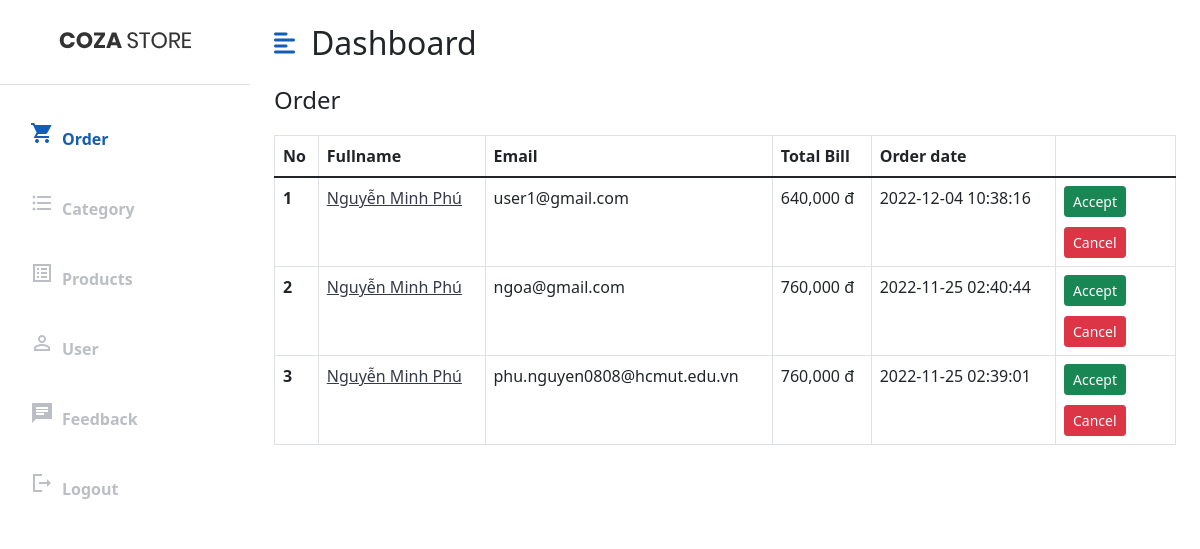
Screenshot of /OrderAdmin (signed in) with the database file from the repository.
### tables this page shows
CREATE TABLE `orders` (
  `id` int(11) NOT NULL,
  `fullname` varchar(100) NOT NULL,
  `email` varchar(100) NOT NULL,
  `phone` varchar(20) NOT NULL,
  `user_id` int(11) NOT NULL,
  `status` int(11) NOT NULL DEFAULT 0,
  `deleted` int(11) NOT NULL DEFAULT 0,
  `address` varchar(100) NOT NULL,
  `created_at` datetime DEFAULT NULL,
  `total_money` int(11) NOT NULL
);

### mvc/core/Controller.php (called while the page is built, shortened)
<?php
class Controller{
    public function view($view, $data=[]){
        require_once "mvc/views/". $view .".php";
    }
}
?>

### mvc/controllers/OrderAdmin.php (called while the page is built, shortened)
<?php
class OrderAdmin extends Controller{
    public $orderModel;
    public function __construct()
    {
        $this->orderModel = $this->model("OrderModel");
    }
    public function GetPage()
    {
        $allOrder = $this->orderModel->getAllOrder();
        $this->view("order/orderAdmin", [
            "allOrder" => $allOrder
        ]);
    }
}

### mvc/core/App.php (called while the page is built, shortened)
<?php
class App
{
    protected $action = "GetPage";
    function __construct()
    {
        $arr = $this->UrlProcess();
        if (file_exists("./mvc/controllers/" . $arr[0] . ".php")) {
            unset($arr[0]);
        }
        $this->controller = new $this->controller;
        $this->params = $arr ? array_values($arr) : [];
        call_user_func_array([$this->controller, $this->action], $this->params);
    }
    function UrlProcess()
    {
        if (isset($_GET["url"])) {
            return explode("/", filter_var(trim($_GET["url"], "/")));
        }
    }
}

### index.php (called while the page is built, shortened)
<?php
$myApp = new App();
?>

### mvc/core/DB.php (called while the page is built, shortened)
<?php
class DB
{
    function executeResult($sql, $isSingle = false)
    {
        $data = null;
        $conn = mysqli_connect(HOST, USERNAME, PASSWORD, DATABASE,8111);
        mysqli_set_charset($conn, 'utf8');
        $resultset = mysqli_query($conn, $sql);
        if ($resultset) {
            if ($isSingle) {
                $data = mysqli_fetch_array($resultset, 1);
            } else {
                $data = [];
                while (($row = mysqli_fetch_array($resultset, 1)) != null) {
                    $data[] = $row;
                }
            }
        }
        return $data;
    }
}

### mvc/models/OrderModel.php (called while the page is built, shortened)
<?php
class OrderModel extends DB
{
    public function getAllOrder()
    {
        $sql = "select * from orders order by status asc, created_at desc";
        $data = $this->executeResult($sql);
        return $data;
    }
}

### mvc/views/order/orderAdmin.php (the view, shortened to what this page needs)
<?php
require_once('mvc/views/blocks/header_admin.php');
?>
<div class="container-fluid px-4">
	<h3 class="fs-4 mb-3">Order</h3>
		<table class="table table-bordered table-hover" style="margin-top: 20px;">
			<thead>
				<tr>
					<th>No</th>
					<th>Fullname</th>
					<th>Email</th>
					<th>Total Bill</th>
					<th>Order date</th>
					<th style="width: 120px"></th>
				</tr>
			</thead>
			<tbody>
				<?php
				$countOrder = count($data["allOrder"]);
				for ($i = 0; $i < $countOrder; $i++) {
					echo '<tr>
					<th>' ,$i + 1, '</th>
					<td><a href="http://localhost/style-shop-2022/OrderAdmin/detailOrder/' . $data["allOrder"][$i]['id'] . '">' . $data["allOrder"][$i]['fullname'] . '</a></td>
					<td>' . $data["allOrder"][$i]['email'] . '</a></td>
					<td>' . number_format($data["allOrder"][$i]['total_money']) . ' đ</td>
					<td>' . $data["allOrder"][$i]['created_at'] . '</td>
					<td style="width: 50px">';
					if ($data["allOrder"][$i]['status'] == 0) {
						echo '<a href="http://localhost/style-shop-2022/OrderAdmin/updateStatusOrder/' . $data["allOrder"][$i]['id'] . '/1"><button  class="btn btn-sm btn-success" style="margin-bottom: 10px;">Accept</button><a/>
			<a href="http://localhost/style-shop-2022/OrderAdmin/updateStatusOrder/' . $data["allOrder"][$i]['id'] . '/2"><button class="btn btn-sm btn-danger">Cancel</button><a/>';
					} else if ($data["allOrder"][$i]['status'] == 1) {
						echo '<label class="badge badge-success" style="color:blue;">Accepted</label>';
					} else if ($data["allOrder"][$i]['status'] == 2) {
						echo '<label class="badge badge-danger" style="color:red;">Canceled</label>';
					} else if ($data["allOrder"][$i]['status'] == 4) {
						echo '<a href="http://localhost/style-shop-2022/OrderAdmin/updateStatusOrder/' . $data["allOrder"][$i]['id'] . '/1"><button  class="btn btn-sm btn-success" style="margin-bottom: 10px;">Accept</button><a/>
			<a href="http://localhost/style-shop-2022/OrderAdmin/updateStatusOrder/' . $data["allOrder"][$i]['id'] . '/2"><button class="btn btn-sm btn-danger">Cancel</button><a/>';
						echo '<label class="badge badge-danger" style="color:#3AB0FF;">Already Paid</label>';
					} else echo '<label class="badge badge-danger" style="color:green;">Completed</label>';
					echo '</td>
				</tr>';
				}
				?>
			</tbody>
		</table>
	</div>
</div>
<?php
require_once('mvc/views/blocks/footer_admin.php');
?>

### public/css/admin_style.css (style rules this page uses)
:root { --main-bg-color: #7380ec; --main-text-color: #135db7; --second-text-color: #bbbec5; --second-bg-color: #c1efde; }
a { color: #363949; }
.container-fluid { overflow-x: auto; }

### rows the page displays
orders: fullname "Nguyễn Minh Phú", email "user1@gmail.com", total_money "640,000", created_at "2022-12-04 10:38:16"
orders: fullname "Nguyễn Minh Phú", email "ngoa@gmail.com", total_money "760,000", created_at "2022-11-25 02:40:44"
orders: fullname "Nguyễn Minh Phú", email "phu.nguyen0808@hcmut.edu.vn", total_money "760,000", created_at "2022-11-25 02:39:01"
